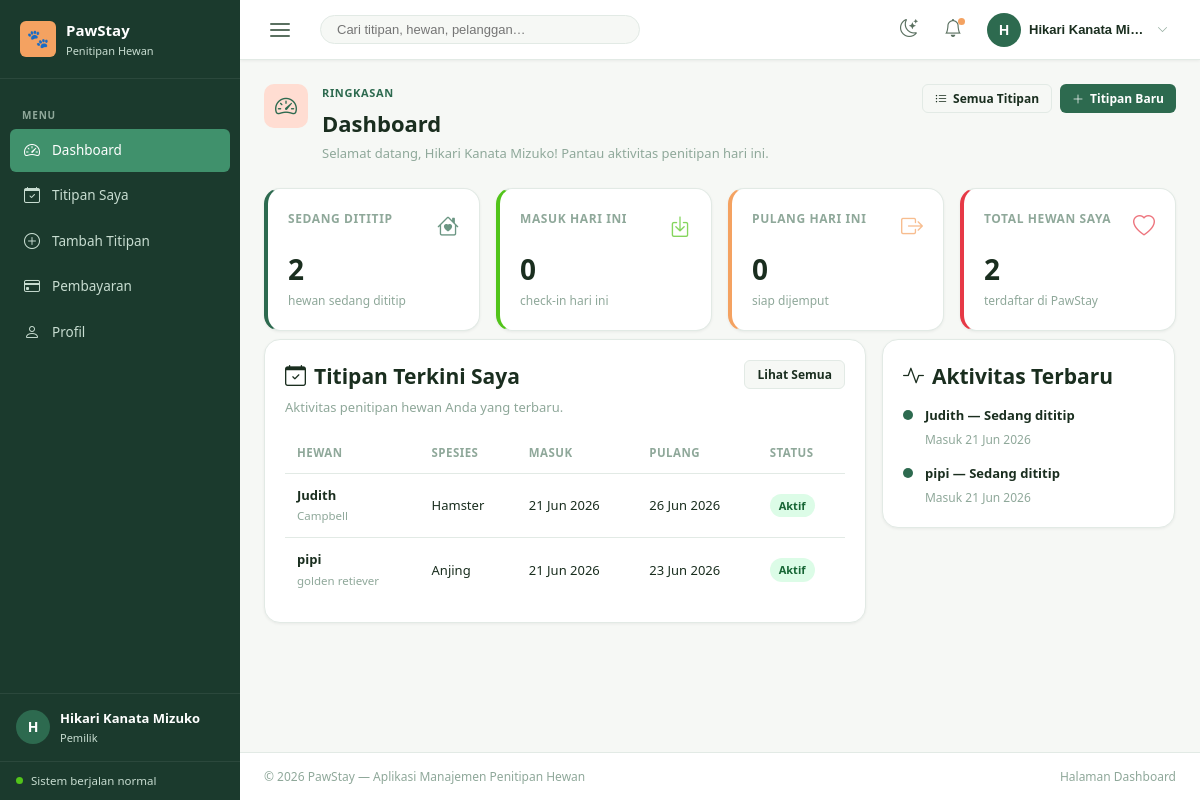
The app's page /pawstay/index.php (signed in) with its own data.
### tables this page shows
CREATE TABLE `penitipan` (
  `id_penitipan` int(10) UNSIGNED NOT NULL,
  `id_hewan` int(10) UNSIGNED NOT NULL,
  `id_petugas` int(10) UNSIGNED DEFAULT NULL,
  `tanggal_masuk` date NOT NULL,
  `tanggal_keluar` date DEFAULT NULL,
  `kandang` varchar(20) DEFAULT NULL,
  `status` enum('Menunggu Verifikasi','Aktif','Selesai','Batal') NOT NULL DEFAULT 'Menunggu Verifikasi',
  `catatan` text DEFAULT NULL,
  `terverifikasi_at` datetime DEFAULT NULL,
  `created_at` datetime NOT NULL DEFAULT current_timestamp(),
  `updated_at` datetime NOT NULL DEFAULT current_timestamp() ON UPDATE current_timestamp()
);

CREATE TABLE `hewan` (
  `id_hewan` int(10) UNSIGNED NOT NULL,
  `id_pemilik` int(10) UNSIGNED NOT NULL,
  `nama_hewan` varchar(100) NOT NULL,
  `jenis_hewan` varchar(50) NOT NULL,
  `ras` varchar(100) DEFAULT NULL,
  `umur` int(11) DEFAULT NULL,
  `berat` decimal(5,2) DEFAULT NULL,
  `keterangan` text DEFAULT NULL,
  `foto` varchar(255) DEFAULT NULL,
  `created_at` datetime NOT NULL DEFAULT current_timestamp(),
  `updated_at` datetime NOT NULL DEFAULT current_timestamp() ON UPDATE current_timestamp()
);

### pawstay/index.php (the view, shortened to what the rows shown need)
<?php
require_once 'koneksi.php';
$idPemilik = (int) $_SESSION['id_pemilik'];
$recentBookings = dbFetchAll("
    SELECT
        p.id_penitipan,
        p.tanggal_masuk,
        p.tanggal_keluar,
        p.status,
        h.nama_hewan,
        h.jenis_hewan,
        h.ras,
        pm.nama_pemilik
    FROM penitipan p
    JOIN hewan h  ON p.id_hewan  = h.id_hewan
    JOIN pemilik pm ON h.id_pemilik = pm.id_pemilik
    WHERE h.id_pemilik = ?
    ORDER BY p.created_at DESC
    LIMIT 5
", [$idPemilik]);
function statusBadge(string $status): string
{
    return match (strtolower($status)) {
        'aktif'   => 'badge-success',
        'selesai' => 'badge-secondary',
        'batal'   => 'badge-danger',
        default   => 'badge-warning',
    };
}
?>
<!DOCTYPE html>
<html lang="id" data-theme="light">
<head>
    <link rel="stylesheet" href="https://cdn.jsdelivr.net/npm/bootstrap-icons@1.11.3/font/bootstrap-icons.min.css">
    <link rel="stylesheet" href="style.css">
</head>
<body>
    <div class="admin-shell">
        <div class="admin-main">
            <main class="dashboard-content">
                <div class="page-heading">
                    <div class="page-heading-copy">
                        <div>
                            <h1 style="font-size:22px; font-weight:700; margin-bottom:2px">Dashboard</h1>
                        </div>
                    </div>
                </div>
                <div class="row g-3 mt-1">
                    <div class="col-xl-8">
                        <div class="panel">
                            <div class="panel-header">
                                <div>
                                    <h2 class="section-title h5 mb-1">
                                        <i class="bi bi-calendar-check"></i> Titipan Terkini Saya
                                    </h2>
                                </div>
                            </div>
                            <div class="table-responsive">
                                <table>
                                    <thead>
                                        <tr>
                                            <th>Hewan</th>
                                            <th>Spesies</th>
                                            <th>Masuk</th>
                                            <th>Pulang</th>
                                            <th>Status</th>
                                        </tr>
                                    </thead>
                                    <tbody>
                                        <?php if (empty($recentBookings)): ?>
                                            <tr>
                                                <td colspan="5" style="text-align:center; padding:40px; color:var(--text-muted)">
                                                    <i class="bi bi-inbox" style="font-size:24px; display:block; margin-bottom:8px"></i>
                                                    Belum ada data penitipan.
                                                </td>
                                            </tr>
                                        <?php else: ?>
                                            <?php foreach ($recentBookings as $r): ?>
                                                <tr>
                                                    <td>
                                                        <strong><?= htmlspecialchars($r['nama_hewan']) ?></strong>
                                                        <br>
                                                        <small><?= htmlspecialchars($r['ras'] ?? '-') ?></small>
                                                    </td>
                                                    <td><?= htmlspecialchars($r['jenis_hewan']) ?></td>
                                                    <td><?= date('d M Y', strtotime($r['tanggal_masuk'])) ?></td>
                                                    <td><?= date('d M Y', strtotime($r['tanggal_keluar'])) ?></td>
                                                    <td>
                                                        <span class="badge <?= statusBadge($r['status']) ?>">
                                                            <?= htmlspecialchars($r['status']) ?>
                                                        </span>
                                                    </td>
                                                </tr>
                                            <?php endforeach; ?>
                                        <?php endif; ?>
                                    </tbody>
                                </table>
                            </div>
                        </div>
                    </div>
                    <div class="col-xl-4 d-flex" style="flex-direction:column; gap:16px">
                        <div class="panel">
                            <h2 class="section-title h5 mb-3">
                                <i class="bi bi-activity"></i> Aktivitas Terbaru
                            </h2>
                            <div class="activity-list">
                                <?php if (empty($recentBookings)): ?>
                                    <p class="text-muted" style="font-size:13px">Belum ada aktivitas penitipan.</p>
                                <?php else: ?>
                                    <?php foreach (array_slice($recentBookings, 0, 4) as $r):
                                        $dotClass = match (strtolower($r['status'])) {
                                            'aktif'   => 'bg-primary',
                                            'selesai' => 'bg-success',
                                            'batal'   => 'bg-danger',
                                            default   => 'bg-warning',
                                        };
                                        $aktivitasLabel = match (strtolower($r['status'])) {
                                            'aktif'   => 'Sedang dititip',
                                            'selesai' => 'Penitipan selesai',
                                            'batal'   => 'Penitipan dibatalkan',
                                            default   => 'Status diperbarui',
                                        };
                                    ?>
                                        <div class="activity-item">
                                            <span class="activity-dot <?= $dotClass ?>"></span>
                                            <div>
                                                <p class="fw-semibold mb-1" style="font-size:13px"><?= htmlspecialchars($r['nama_hewan']) ?> &mdash; <?= $aktivitasLabel ?></p>
                                                <p class="text-muted small mb-0">Masuk <?= date('d M Y', strtotime($r['tanggal_masuk'])) ?></p>
                                            </div>
                                        </div>
                                    <?php endforeach; ?>
                                <?php endif; ?>
                            </div>
                        </div>
                    </div>
                </div>
            </main>
        </div>
    </div>
</body>
</html>

### records on screen
penitipan: id_hewan.nama_hewan "Judith", id_hewan.ras "Campbell", id_hewan.jenis_hewan "Hamster", tanggal_masuk "21 Jun 2026", tanggal_keluar "26 Jun 2026", status "Aktif", status "Sedang dititip"
penitipan: id_hewan.nama_hewan "pipi", id_hewan.ras "golden retiever", id_hewan.jenis_hewan "Anjing", tanggal_masuk "21 Jun 2026", tanggal_keluar "23 Jun 2026", status "Aktif", status "Sedang dititip"

### other values on screen
$initials "H"
$namaUser "Hikari Kanata Mizuko"
$namaUser "Hikari Kanata Mi…"
$sedangDititip "2"
$masukHariIni "0"
$pulangHariIni "0"
$totalHewanSaya "2"
